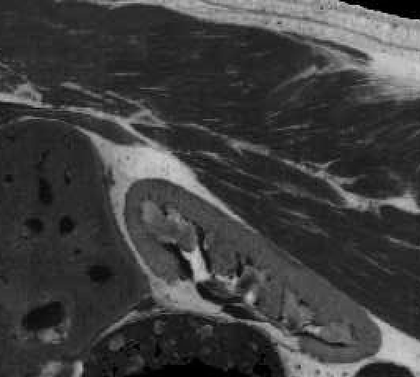
%> input picture WNNM_CVPR2014-master/kidney_cut.bmp, 420 x 377 px, shrunk from 522 x 469 before the run
$ octave Demo.m   (GNU Octave 9; MATLAB toolbox functions it lacks are replaced by stand-ins)
%> lines starting %> are read from the running program, lines starting %| are printed output that depends on the picture
### WNNM_CVPR2014-master/csnr.m
function s=csnr(A,B,row,col)

[~,~,~]=size(A);
[n,m,ch]=size(B);
A=double(A);
B=double(B);

if ch==1
   e=A-B;
   e=e(row+1:n-row,col+1:m-col);
   me=mean(mean(e.^2));
   s=10*log10(255^2/me);
else
   e=A-B;
   e=e(row+1:n-row,col+1:m-col,:);
   e1=e(:,:,1);e2=e(:,:,2);e3=e(:,:,3);
   me1=mean(mean(e1.^2));
   me2=mean(mean(e2.^2));
   me3=mean(mean(e3.^2));
   mse=(me1+me2+me3)/3;
   s  = 10*log10(255^2/mse);
%    s(1)=10*log10(255^2/me1);
%    s(2)=10*log10(255^2/me2);
%    s(3)=10*log10(255^2/me3);
end


return;

### WNNM_CVPR2014-master/ParSet.m
function  [par]=ParSet(nSig)

par.nSig      =   nSig;                                 % Variance of the noise image
par.SearchWin =   30;                                   % Non-local patch searching window
par.delta     =   0.1;                                  % Parameter between each iter
par.c         =   2*sqrt(2);                            % Constant num for the weight vector
par.Innerloop =   2;                                    % InnerLoop Num of between re-blockmatching
par.ReWeiIter =   3;
if nSig<=20
    par.patsize       =   6;                            % Patch size
    par.patnum        =   70;                           % Initial Non-local Patch number
    par.Iter          =   8;                            % total iter numbers
    par.lamada        =   0.54;                         % Noise estimete parameter
elseif nSig <= 40
    par.patsize       =   7;
    par.patnum        =   90;
    par.Iter          =   12;
    par.lamada        =   0.56;
elseif nSig<=60
    par.patsize       =   8;
    par.patnum        =   120;
    par.Iter          =   14;
    par.lamada        =   0.58;
else
    par.patsize       =   9;
    par.patnum        =   140;
    par.Iter          =   14;
    par.lamada        =   0.58;
end

par.step      =   floor((par.patsize)/2-1);
% Blockmatching and perform WNNM algorithm on all the patches in the image
% is time consuming, we just perform the blockmatching and WNNM on parts of
% patches in the image (we call these patches keypatch in explanatory notes)
% par.step is the step between each keypatch, smaller step will further
% improve the denoisng result

### WNNM_CVPR2014-master/Demo.m


    nSig  = 40;
    O_Img = im2double(imread('kidney_cut.bmp'));
%> O_Img: size 377x420x3 double; min 0, max 0.816, mean 0.248
    randn('seed', 0);
    N_Img = O_Img + nSig * randn(size(O_Img));                                   %Generate noisy image
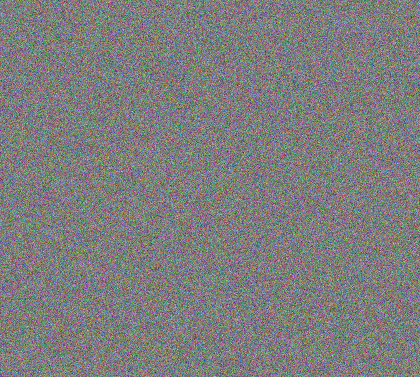
%> N_Img: size 377x420x3 double; mean R, G, B 0.3, 0.2, 0.2; drawn with min black and max white
    PSNR  =  csnr( N_Img, O_Img, 0, 0 );
%> in csnr, `e1=e(:,:,1)`:
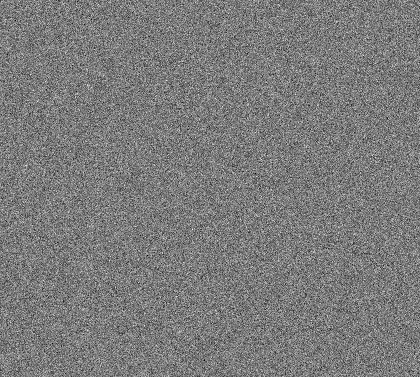
%> e1: size 377x420 double; min -174, max 184.9, mean 0; drawn with min black and max white
%> in csnr, `e2=e(:,:,2)`:
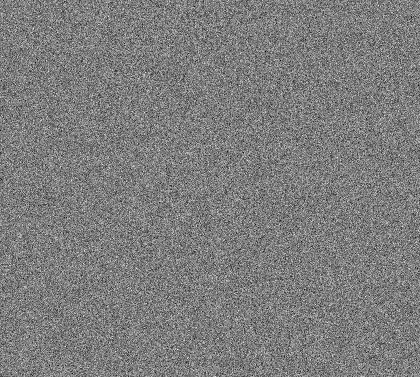
%> e2: size 377x420 double; min -172.7, max 177.8, mean 0; drawn with min black and max white
%> in csnr, `e3=e(:,:,3)`:
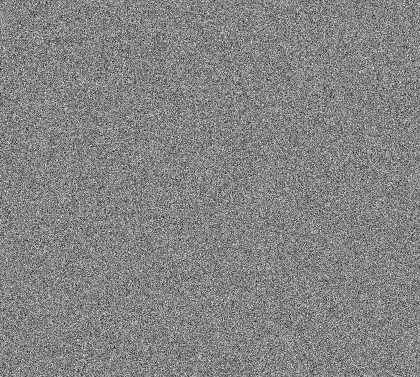
%> e3: size 377x420 double; min -180.1, max 167.1, mean 0; drawn with min black and max white
%> in csnr, `me1=mean(mean(e1.^2));`: me1 = 1599.9
%> in csnr, `me2=mean(mean(e2.^2));`: me2 = 1595
%> in csnr, `me3=mean(mean(e3.^2));`: me3 = 1614.2
%> in csnr, `mse=(me1+me2+me3)/3;`: mse = 1603
%> in csnr, `s  = 10*log10(255^2/mse);`: s = 16.08
%> PSNR = 16.08
    fprintf( 'Noisy Image: nSig = %2.3f, PSNR = %2.2f \n\n\n', nSig, PSNR );
%| Noisy Image: nSig = 40.000, PSNR = 16.08

    Par   = ParSet(nSig);
%> (the run ends here)
